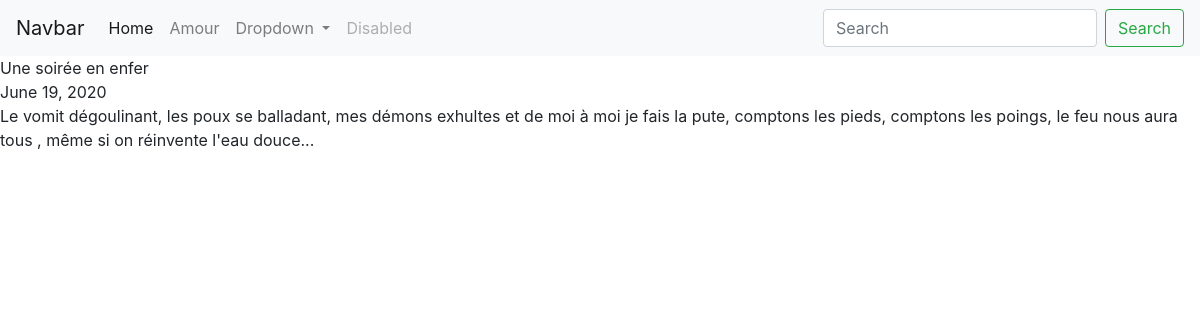
/blog/5/, run on the app's committed database.
### blog/models.py (models this page shows, shortened)
class Blog(models.Model):
    title=models.CharField(max_length=200)
    description=models.TextField()
    date = models.DateField()

### blog/views.py (the view)
# urls.py: path('<int:blog_id>/', views.detail,name="detail"),
def detail(request, blog_id):
    blog= get_object_or_404(Blog,  pk=blog_id)
    return render(request, 'blog/detail.html', {'blog':blog})

### blog/templates/blog/detail.html
 {% extends 'portfolio/base.html'%}
 {%block content%}
 {{ blog.title }} <br>
{{ blog.date }} <br>
{{ blog.description|safe}}
{% endblock%}

### data on the page
Blog: title "Une soirée en enfer", date "June 19, 2020", description "Le vomit dégoulinant, les poux se balladant, mes démons exhultes et de moi à moi je fais la pute, comptons les pieds, comptons les poings, le feu nous aura tous , même si on réinvente l'eau douce..."
